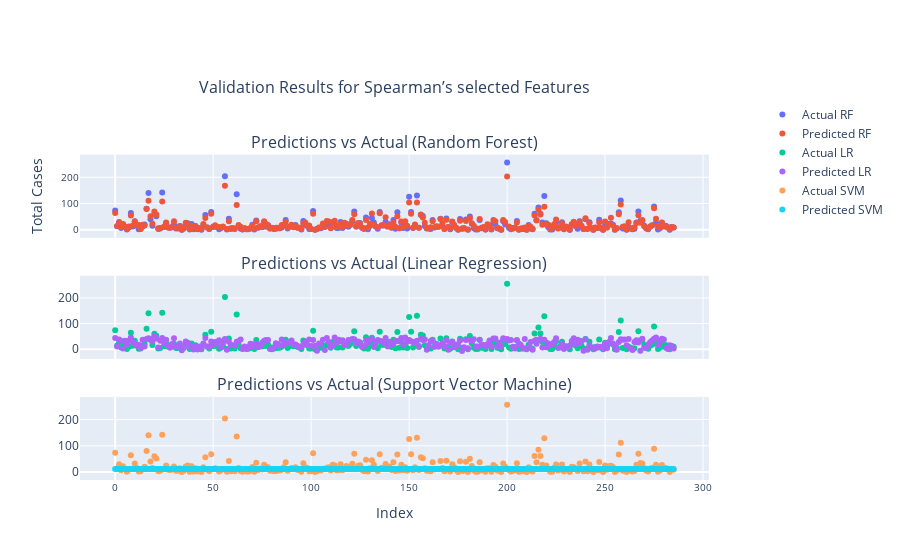

Write notebook code for a chart like this one.
### Markdown cell above
Let's plot a scatter plot to see the actual values and predicted values from Spearman's selected features.

### Code cell
import plotly.figure_factory as ff
fig = make_subplots(rows=4, cols=1, subplot_titles=("Validation Results for Spearman’s selected Features",
                                                    "Predictions vs Actual (Random Forest)", 
                                                    "Predictions vs Actual (Linear Regression)", 
                                                    "Predictions vs Actual (Support Vector Machine)"),
                    vertical_spacing=0.1,
                    row_heights=[0.2, 1, 1, 1],
                    print_grid=False,
                    shared_xaxes=True,
                    specs=[[{"secondary_y": True}], [{"secondary_y": True}], [{"secondary_y": True}], [{"secondary_y": True}]])

# Create a DataFrame for predicted and actual values
predicted_rf_df = pd.DataFrame({'Index': range(len(rf_predictions_df)),
                             'Predicted': rf_predictions_df['total_cases_predicted'],
                             'Actual': y_val})

predicted_lr_df = pd.DataFrame({'Index': range(len(lr_predictions_df)),
                                'Actual': y_val,
                                'Predicted': lr_predictions_df['total_cases_predicted']
                               })
predicted_svm_df = pd.DataFrame({'Index': range(len(lr_predictions_df)),
                                'Actual': y_val,
                                'Predicted': svm_predictions_df['total_cases_predicted']
                               })

# Add scatter plots to the subplots
fig.add_trace(go.Scatter(x=predicted_rf_df['Index'], y=predicted_rf_df['Actual'], mode='markers', name='Actual RF'), row=2, col=1)
fig.add_trace(go.Scatter(x=predicted_rf_df['Index'], y=predicted_rf_df['Predicted'], mode='markers', name='Predicted RF'), row=2, col=1)


fig.add_trace(go.Scatter(x=predicted_lr_df['Index'], y=predicted_lr_df['Actual'], mode='markers', name='Actual LR'), row=3, col=1, secondary_y=False)
fig.add_trace(go.Scatter(x=predicted_lr_df['Index'], y=predicted_lr_df['Predicted'], mode='markers', name='Predicted LR'), row=3, col=1, secondary_y=False)

fig.add_trace(go.Scatter(x=predicted_svm_df['Index'], y=predicted_svm_df['Actual'], mode='markers', name='Actual SVM'), row=4, col=1, secondary_y=False)
fig.add_trace(go.Scatter(x=predicted_svm_df['Index'], y=predicted_svm_df['Predicted'], mode='markers', name='Predicted SVM'), row=4, col=1, secondary_y=False)

# Update layout
fig.update_xaxes(title_text="Index", row=4, col=1, tickfont=dict(size=10))
fig.update_yaxes(title_text="Total Cases", row=2, col=1, tickfont=dict(size=10))

# Show plot
fig.show()

### Figure 1 — Plotly figure (JSON) as saved in the notebook; plotly's stock layout.template omitted (floating-point values rounded to 4 significant figures; data arrays with more than 128 entries replaced by an {"elided": "..."} marker saying what was removed)
{"data": [{"mode": "markers", "name": "Actual RF", "type": "scatter", "x": {"elided": "286 int values"}, "xaxis": "x2", "y": {"elided": "286 int values"}, "yaxis": "y3"}, {"mode": "markers", "name": "Predicted RF", "type": "scatter", "x": {"elided": "286 int values"}, "xaxis": "x2", "y": {"elided": "286 float values"}, "yaxis": "y3"}, {"mode": "markers", "name": "Actual LR", "type": "scatter", "x": {"elided": "286 int values"}, "xaxis": "x3", "y": {"elided": "286 int values"}, "yaxis": "y5"}, {"mode": "markers", "name": "Predicted LR", "type": "scatter", "x": {"elided": "286 int values"}, "xaxis": "x3", "y": {"elided": "286 float values"}, "yaxis": "y5"}, {"mode": "markers", "name": "Actual SVM", "type": "scatter", "x": {"elided": "286 int values"}, "xaxis": "x4", "y": {"elided": "286 int values"}, "yaxis": "y7"}, {"mode": "markers", "name": "Predicted SVM", "type": "scatter", "x": {"elided": "286 int values"}, "xaxis": "x4", "y": {"elided": "286 float values"}, "yaxis": "y7"}], "layout": {"annotations": [{"font": {"size": 16}, "showarrow": false, "text": "Validation Results for Spearman’s selected Features", "x": 0.47, "xanchor": "center", "xref": "paper", "y": 1, "yanchor": "bottom", "yref": "paper"}, {"font": {"size": 16}, "showarrow": false, "text": "Predictions vs Actual (Random Forest)", "x": 0.47, "xanchor": "center", "xref": "paper", "y": 0.8562, "yanchor": "bottom", "yref": "paper"}, {"font": {"size": 16}, "showarrow": false, "text": "Predictions vs Actual (Linear Regression)", "x": 0.47, "xanchor": "center", "xref": "paper", "y": 0.5375, "yanchor": "bottom", "yref": "paper"}, {"font": {"size": 16}, "showarrow": false, "text": "Predictions vs Actual (Support Vector Machine)", "x": 0.47, "xanchor": "center", "xref": "paper", "y": 0.2188, "yanchor": "bottom", "yref": "paper"}], "autosize": true, "xaxis": {"anchor": "y", "domain": [0, 0.94], "matches": "x4", "showticklabels": false}, "xaxis2": {"anchor": "y3", "autorange": true, "domain": [0, 0.94], "matches": "x4", "range": [-17.48, 302.5], "showticklabels": false, "type": "linear"}, "xaxis3": {"anchor": "y5", "autorange": true, "domain": [0, 0.94], "matches": "x4", "range": [-17.48, 302.5], "showticklabels": false, "type": "linear"}, "xaxis4": {"anchor": "y7", "autorange": true, "domain": [0, 0.94], "range": [-17.48, 302.5], "tickfont": {"size": 10}, "title": {"text": "Index"}, "type": "linear"}, "yaxis": {"anchor": "x", "domain": [0.9563, 1]}, "yaxis2": {"anchor": "x", "overlaying": "y", "side": "right"}, "yaxis3": {"anchor": "x2", "autorange": true, "domain": [0.6375, 0.8562], "range": [-52.4, 308.4], "tickfont": {"size": 10}, "title": {"text": "Total Cases"}, "type": "linear"}, "yaxis4": {"anchor": "x2", "overlaying": "y3", "side": "right", "tickfont": {"size": 10}, "title": {"text": "Total Cases"}}, "yaxis5": {"anchor": "x3", "autorange": true, "domain": [0.3187, 0.5375], "range": [-60.88, 309.8], "type": "linear"}, "yaxis6": {"anchor": "x3", "overlaying": "y5", "side": "right"}, "yaxis7": {"anchor": "x4", "autorange": true, "domain": [0, 0.2188], "range": [-52.4, 308.4], "type": "linear"}, "yaxis8": {"anchor": "x4", "overlaying": "y7", "side": "right"}}}
